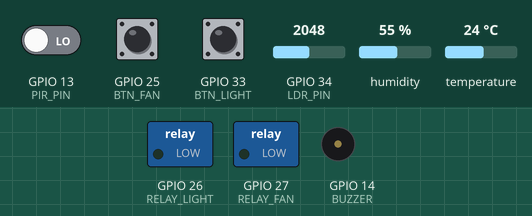
This sketch was run on a simulated ESP32. On the bench: switched loads named in the sketch (green lamp = pin HIGH), buzzer (waves = sounding, pin HIGH). Inputs (shaded band) come from the test bench; at power-on: temperature 24 °C, GPIO 34 (LDR_PIN) = 2048, GPIO 13 (PIR_PIN) LOW, GPIO 25 (BTN_FAN) HIGH, GPIO 33 (BTN_LIGHT) HIGH, humidity 55 %. WiFi joins after 1.5 s; servers stay silent unless stated; no MQTT or app messages arrive unless stated; nothing arrives over Bluetooth unless stated; a phone connects over Bluetooth LE 3 s after start; what the sketch prints to the serial monitor is not drawn.

Above: at 2.7 s.
2.8 s: temperature set to 26 °C
4.8 s: temperature set to 29 °C
At 6.0 s:
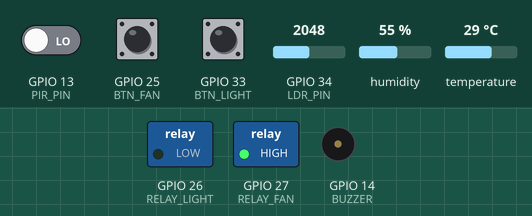
7.1 s: GPIO 34 (LDR_PIN) set to 1837
8.6 s: GPIO 34 (LDR_PIN) set to 1745
At 9.7 s:
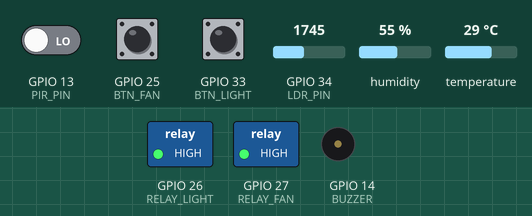
10.1 s: temperature set to 12 °C
At 12.3 s:
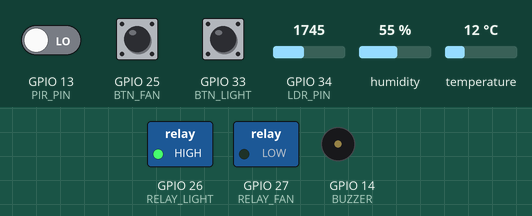
16.1 s: temperature set to 28 °C
At 18.5 s:
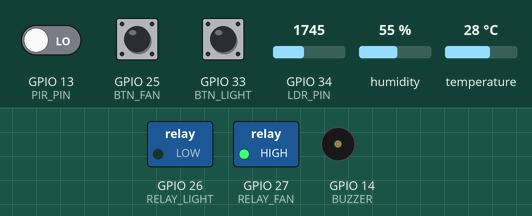
Timing chart, 0 to 20.0 s (numbered marks = the images above; inputs shaded):
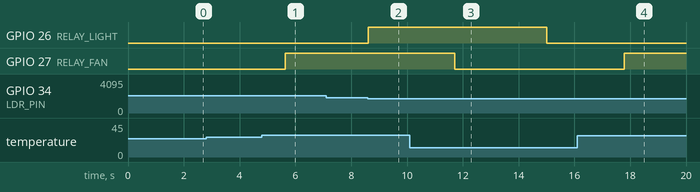

Measured:
- the behaviour switches between 27 and 28 °C on temperature (found by bisection; images 0 and 1)
- the behaviour switches between 1800 and 1799 on GPIO 34 (LDR_PIN) (found by bisection; images 1 and 2)
- after the input at 2.8 s, every drawn part: stays the same
- after the input at 4.8 s, GPIO 27 (RELAY_FAN): LOW → HIGH after 0.83 s
- after the input at 7.1 s, every drawn part: stays the same
- after the input at 8.6 s, GPIO 26 (RELAY_LIGHT): LOW → HIGH at once
- after the input at 10.1 s, GPIO 27 (RELAY_FAN): HIGH → LOW after 1.6 s
- after the input at 16.1 s, GPIO 27 (RELAY_FAN): LOW → HIGH after 1.7 s

The sketch:

esp32_home_auto.ino
```cpp
/*
  ESP32 Home Automation (Digital Logic + IoT)
  - Sensors: PIR (GPIO 13), LDR (ADC1_CH6 GPIO 34), DHT11 (GPIO 4)
  - Actuators: RELAY_LIGHT (GPIO 26), RELAY_FAN (GPIO 27), BUZZER (GPIO 14)
  - Buttons: BTN_LIGHT (GPIO 33), BTN_FAN (GPIO 25)
  - MQTT topics and Web UI for control
  - BLE UART fallback
  - Power optimization with light sleep
*/

#include <WiFi.h>
#include <WebServer.h>
#include <PubSubClient.h>
#include "DHT.h"
#include "config.h"

#define DHTPIN 4
#define DHTTYPE DHT11

// GPIOs
const int PIR_PIN = 13;
const int LDR_PIN = 34; // ADC
const int RELAY_LIGHT = 26;
const int RELAY_FAN = 27;
const int BUZZER = 14;
const int BTN_LIGHT = 33;
const int BTN_FAN = 25;

// Thresholds
int LDR_THRESHOLD = 1800; // adjust for darkness (0-4095)
float TEMP_THRESHOLD = 28.0;

DHT dht(DHTPIN, DHTTYPE);
WiFiClient espClient;
PubSubClient mqtt(espClient);
WebServer server(80);

// State
enum Mode { AUTO, ON, OFF };
Mode lightMode = AUTO;
Mode fanMode = AUTO;
Mode alarmMode = OFF;

bool pirState = false;
bool authorized = true; // if false -> intrusion alarm
bool lightOn = false;
bool fanOn = false;
bool alarmOn = false;

unsigned long lastTelemetry = 0;
unsigned long lastMotion = 0;
const unsigned long motionHoldMs = 15000; // keep light on after last motion

// --- Helpers ---
void setRelay(int pin, bool on) {
  digitalWrite(pin, on ? HIGH : LOW);
}
void publishState(const char* topic, bool on) {
  mqtt.publish(topic, on ? "ON" : "OFF", true);
}
void publishMode(const char* topic, Mode m) {
  const char* s = (m == AUTO) ? "AUTO" : (m == ON ? "ON" : "OFF");
  mqtt.publish(topic, s, true);
}
void applyLogic() {
  // Read sensors
  int ldr = analogRead(LDR_PIN);
  bool isDark = (ldr < LDR_THRESHOLD);
  float t = dht.readTemperature();
  float h = dht.readHumidity();
  if (isnan(t) || isnan(h)) { t = -100; h = -1; }

  // --- LIGHT decision ---
  bool lightDecision = false;
  if (lightMode == ON) lightDecision = true;
  else if (lightMode == OFF) lightDecision = false;
  else {
    // AUTO: light = PIR AND Dark (with hold-after-motion)
    bool motionActive = pirState || (millis() - lastMotion < motionHoldMs);
    lightDecision = motionActive && isDark;
  }

  // --- FAN decision ---
  bool fanDecision = false;
  if (fanMode == ON) fanDecision = true;
  else if (fanMode == OFF) fanDecision = false;
  else {
    // AUTO: Fan on if temp > threshold
    fanDecision = (t >= TEMP_THRESHOLD && t < 85.0);
  }

  // --- ALARM decision ---
  bool alarmDecision = false;
  if (alarmMode == ON) alarmDecision = true;
  else if (alarmMode == OFF) alarmDecision = false;
  else {
    // AUTO: Alarm on if PIR and NOT authorized
    alarmDecision = (pirState && !authorized);
  }

  // Apply outputs
  if (lightDecision != lightOn) {
    lightOn = lightDecision;
    setRelay(RELAY_LIGHT, lightOn);
    publishState(MQTT_LIGHT_STATE, lightOn);
  }
  if (fanDecision != fanOn) {
    fanOn = fanDecision;
    setRelay(RELAY_FAN, fanOn);
    publishState(MQTT_FAN_STATE, fanOn);
  }
  if (alarmDecision != alarmOn) {
    alarmOn = alarmDecision;
    digitalWrite(BUZZER, alarmOn ? HIGH : LOW);
    publishState(MQTT_ALARM_STATE, alarmOn);
  }

  // Telemetry periodically
  if (millis() - lastTelemetry > 5000) {
    lastTelemetry = millis();
    char buf[192];
    snprintf(buf, sizeof(buf),
      "{\"t\":%.1f,\"h\":%.1f,\"ldr\":%d,\"pir\":%d,\"light\":\"%s\",\"fan\":\"%s\",\"alarm\":\"%s\",\"lm\":\"%d\",\"fm\":\"%d\",\"am\":\"%d\"}",
      t, h, ldr, pirState ? 1 : 0,
      lightOn ? "ON" : "OFF",
      fanOn ? "ON" : "OFF",
      alarmOn ? "ON" : "OFF",
      (int)lightMode, (int)fanMode, (int)alarmMode);
    mqtt.publish(MQTT_TELEMETRY, buf, false);
  }
}

// --- Web UI ---
const char* PAGE = R"HTML(
<!doctype html><html><head><meta name="viewport" content="width=device-width, initial-scale=1">
<title>ESP32 Home</title>
<style>
body{font-family:system-ui,Arial;margin:20px} .card{border:1px solid #ddd;border-radius:12px;padding:16px;margin-bottom:12px}
h1{font-size:20px} button{padding:10px 14px;border-radius:10px;border:1px solid #aaa;cursor:pointer}
.grid{display:grid;gap:10px;grid-template-columns:repeat(auto-fit,minmax(160px,1fr))}
.badge{padding:6px 10px;border-radius:999px;border:1px solid #ccc}
</style></head><body>
<h1>ESP32 Home Automation</h1>
<div class="grid">
  <div class="card"><h3>Light</h3>
    <div id="ls" class="badge">state: ?</div><br/>
    <button onclick="cmd('light','ON')">ON</button>
    <button onclick="cmd('light','OFF')">OFF</button>
    <button onclick="cmd('light','AUTO')">AUTO</button>
  </div>
  <div class="card"><h3>Fan</h3>
    <div id="fs" class="badge">state: ?</div><br/>
    <button onclick="cmd('fan','ON')">ON</button>
    <button onclick="cmd('fan','OFF')">OFF</button>
    <button onclick="cmd('fan','AUTO')">AUTO</button>
  </div>
  <div class="card"><h3>Alarm</h3>
    <div id="as" class="badge">state: ?</div><br/>
    <button onclick="cmd('alarm','ON')">ON</button>
    <button onclick="cmd('alarm','OFF')">OFF</button>
    <button onclick="cmd('alarm','AUTO')">AUTO</button>
  </div>
</div>
<div class="card"><h3>Telemetry</h3><pre id="tele">loading...</pre></div>
<script>
async function cmd(dev, val){
  await fetch('/api/cmd?dev='+dev+'&val='+val);
  refresh();
}
async function refresh(){
  let r = await fetch('/api/state'); let j = await r.json();
  document.getElementById('ls').innerText = 'state: '+j.light.state+' | mode: '+j.light.mode;
  document.getElementById('fs').innerText = 'state: '+j.fan.state+' | mode: '+j.fan.mode;
  document.getElementById('as').innerText = 'state: '+j.alarm.state+' | mode: '+j.alarm.mode;
  document.getElementById('tele').innerText = JSON.stringify(j.telemetry,null,2);
}
setInterval(refresh, 3000); refresh();
</script>
</body></html>
)HTML";

String modeToStr(Mode m){ return m==AUTO?"AUTO":(m==ON?"ON":"OFF"); }

void handleRoot(){ server.send(200, "text/html", PAGE); }
void handleState(){
  int ldr = analogRead(LDR_PIN);
  float t = dht.readTemperature();
  float h = dht.readHumidity();
  String json = "{";
  json += "\"light\":{\"state\":\""+ String(lightOn?"ON":"OFF") +"\",\"mode\":\""+modeToStr(lightMode)+"\"},";
  json += "\"fan\":{\"state\":\""+ String(fanOn?"ON":"OFF") +"\",\"mode\":\""+modeToStr(fanMode)+"\"},";
  json += "\"alarm\":{\"state\":\""+ String(alarmOn?"ON":"OFF") +"\",\"mode\":\""+modeToStr(alarmMode)+"\"},";
  json += "\"telemetry\":{\"t\":"+String(t,1)+",\"h\":"+String(h,1)+",\"ldr\":"+String(ldr)+",\"pir\":"+(pirState?String(1):String(0))+"}";
  json += "}";
  server.send(200, "application/json", json);
}
void handleCmd(){
  String dev = server.arg("dev");
  String val = server.arg("val");
  Mode m = AUTO;
  if (val=="ON") m = ON; else if (val=="OFF") m = OFF; else m = AUTO;
  if (dev=="light") { lightMode = m; publishMode(MQTT_LIGHT_MODE, lightMode); }
  if (dev=="fan")   { fanMode = m; publishMode(MQTT_FAN_MODE, fanMode); }
  if (dev=="alarm") { alarmMode = m; publishMode(MQTT_ALARM_MODE, alarmMode); }
  applyLogic();
  server.send(200, "text/plain", "OK");
}

// --- MQTT ---
void onMqttMessage(char* topic, byte* payload, unsigned int len){
  String msg; for(unsigned int i=0;i<len;i++) msg += (char)payload[i];
  auto setMode = [&](const String& dev, Mode &m){
    if (msg=="ON") m=ON; else if (msg=="OFF") m=OFF; else m=AUTO;
  };
  if (String(topic)==MQTT_LIGHT_CMD) { setMode("light", lightMode); publishMode(MQTT_LIGHT_MODE, lightMode); }
  if (String(topic)==MQTT_FAN_CMD)   { setMode("fan", fanMode); publishMode(MQTT_FAN_MODE, fanMode); }
  if (String(topic)==MQTT_ALARM_CMD) { setMode("alarm", alarmMode); publishMode(MQTT_ALARM_MODE, alarmMode); }
  applyLogic();
}

void connectWifi(){
  WiFi.mode(WIFI_STA);
  WiFi.begin(WIFI_SSID, WIFI_PASS);
  Serial.printf("Connecting to %s", WIFI_SSID);
  int tries=0;
  while (WiFi.status()!=WL_CONNECTED && tries<40){
    delay(500); Serial.print(".");
    tries++;
  }
  Serial.println();
  if (WiFi.status()==WL_CONNECTED){
    Serial.print("WiFi OK. IP: "); Serial.println(WiFi.localIP());
  } else {
    Serial.println("WiFi FAILED (continuing with BLE/local)");
  }
}

void connectMqtt(){
  mqtt.setServer(MQTT_BROKER, MQTT_PORT);
  mqtt.setCallback(onMqttMessage);
  if (WiFi.status()!=WL_CONNECTED) return;
  String cid = "esp32-home-" + String((uint32_t)ESP.getEfuseMac(), HEX);
  if (mqtt.connect(cid.c_str())){
    mqtt.subscribe(MQTT_LIGHT_CMD);
    mqtt.subscribe(MQTT_FAN_CMD);
    mqtt.subscribe(MQTT_ALARM_CMD);
    publishMode(MQTT_LIGHT_MODE, lightMode);
    publishMode(MQTT_FAN_MODE, fanMode);
    publishMode(MQTT_ALARM_MODE, alarmMode);
    Serial.println("MQTT connected");
  } else {
    Serial.println("MQTT connect failed");
  }
}

// --- BLE UART (optional minimal) ---
#include "BLEDevice.h"
#include "BLEUtils.h"
#include "BLEServer.h"

BLEServer *pServer = nullptr;
BLECharacteristic *pTxCharacteristic;
bool deviceConnected = false;

#define SERVICE_UUID        "6E400001-B5A3-F393-E0A9-E50E24DCCA9E"
#define CHARACTERISTIC_UUID_RX "6E400002-B5A3-F393-E0A9-E50E24DCCA9E"
#define CHARACTERISTIC_UUID_TX "6E400003-B5A3-F393-E0A9-E50E24DCCA9E"

class MyServerCallbacks: public BLEServerCallbacks {
  void onConnect(BLEServer* pServer) { deviceConnected = true; }
  void onDisconnect(BLEServer* pServer) { deviceConnected = false; }
};

class MyCallbacks: public BLECharacteristicCallbacks {
  void onWrite(BLECharacteristic *pCharacteristic) {
    std::string rx = pCharacteristic->getValue();
    String s = String(rx.c_str()); s.trim(); s.toUpperCase();
    if (s.indexOf("LIGHT ")==0){
      String v = s.substring(6); if (v=="ON") lightMode=ON; else if (v=="OFF") lightMode=OFF; else lightMode=AUTO;
    } else if (s.indexOf("FAN ")==0){
      String v = s.substring(4); if (v=="ON") fanMode=ON; else if (v=="OFF") fanMode=OFF; else fanMode=AUTO;
    } else if (s.indexOf("ALARM ")==0){
      String v = s.substring(6); if (v=="ON") alarmMode=ON; else if (v=="OFF") alarmMode=OFF; else alarmMode=AUTO;
    } else if (s.indexOf("TEMP ")==0){
      TEMP_THRESHOLD = s.substring(5).toFloat();
    } else if (s.indexOf("LDR ")==0){
      LDR_THRESHOLD = s.substring(4).toInt();
    }
    applyLogic();
  }
};

void setupBLE(){
  BLEDevice::init("ESP32-Home");
  pServer = BLEDevice::createServer();
  pServer->setCallbacks(new MyServerCallbacks());
  BLEService *pService = pServer->createService(SERVICE_UUID);
  pTxCharacteristic = pService->createCharacteristic(CHARACTERISTIC_UUID_TX, BLECharacteristic::PROPERTY_NOTIFY);
  pTxCharacteristic->addDescriptor(new BLE2902());
  BLECharacteristic * pRxCharacteristic = pService->createCharacteristic(CHARACTERISTIC_UUID_RX, BLECharacteristic::PROPERTY_WRITE);
  pRxCharacteristic->setCallbacks(new MyCallbacks());
  pService->start();
  pServer->getAdvertising()->start();
}

// --- ISR & buttons ---
volatile bool btnLightPressed=false, btnFanPressed=false;
void IRAM_ATTR onBtnLight(){ btnLightPressed=true; }
void IRAM_ATTR onBtnFan(){ btnFanPressed=true; }
void IRAM_ATTR onPir(){
  pirState = digitalRead(PIR_PIN)==HIGH;
  if (pirState) lastMotion = millis();
}

// --- Setup ---
void setup(){
  Serial.begin(115200);
  pinMode(PIR_PIN, INPUT);
  pinMode(LDR_PIN, INPUT);
  pinMode(RELAY_LIGHT, OUTPUT);
  pinMode(RELAY_FAN, OUTPUT);
  pinMode(BUZZER, OUTPUT);
  pinMode(BTN_LIGHT, INPUT_PULLUP);
  pinMode(BTN_FAN, INPUT_PULLUP);
  attachInterrupt(digitalPinToInterrupt(PIR_PIN), onPir, CHANGE);
  attachInterrupt(digitalPinToInterrupt(BTN_LIGHT), onBtnLight, FALLING);
  attachInterrupt(digitalPinToInterrupt(BTN_FAN), onBtnFan, FALLING);

  dht.begin();

  // Networking
  connectWifi();
  if (WiFi.status()==WL_CONNECTED){
    connectMqtt();
  }
  setupBLE(); // will remain active; can be disabled when MQTT is stable

  // Web
  server.on("/", handleRoot);
  server.on("/api/state", handleState);
  server.on("/api/cmd", handleCmd);
  server.begin();

  // Initial states
  setRelay(RELAY_LIGHT, false);
  setRelay(RELAY_FAN, false);
  digitalWrite(BUZZER, LOW);

  Serial.println("Setup complete.");
}

// --- Loop ---
void loop(){
  if (WiFi.status()==WL_CONNECTED){
    if (!mqtt.connected()) connectMqtt();
    mqtt.loop();
  }
  server.handleClient();

  // Handle buttons (toggle between ON and AUTO quickly)
  if (btnLightPressed){ btnLightPressed=false; lightMode = (lightMode==ON?AUTO:ON); publishMode(MQTT_LIGHT_MODE, lightMode); }
  if (btnFanPressed){ btnFanPressed=false; fanMode = (fanMode==ON?AUTO:ON); publishMode(MQTT_FAN_MODE, fanMode); }

  // Update PIR state (backup if interrupt missed)
  bool p = digitalRead(PIR_PIN)==HIGH;
  if (p && !pirState){ lastMotion = millis(); }
  pirState = p;

  applyLogic();

  // Light sleep when idle (no motion and not alarming)
  if (!pirState && !alarmOn){
    // Short light sleep to save power but maintain Wi‑Fi
    delay(10); // simple placeholder; deeper light sleep can be configured
  } else {
    delay(5);
  }
}
```

config.example.h
```cpp
// Copy to config.h and edit your credentials
#pragma once

// Wi‑Fi
#define WIFI_SSID "YourWiFiSSID"
#define WIFI_PASS "YourWiFiPassword"

// MQTT
#define MQTT_BROKER "test.mosquitto.org"
#define MQTT_PORT 1883

// Topics
#define MQTT_LIGHT_CMD   "home/room1/light/cmd"
#define MQTT_FAN_CMD     "home/room1/fan/cmd"
#define MQTT_ALARM_CMD   "home/room1/alarm/cmd"
#define MQTT_LIGHT_STATE "home/room1/light/state"
#define MQTT_FAN_STATE   "home/room1/fan/state"
#define MQTT_ALARM_STATE "home/room1/alarm/state"
#define MQTT_LIGHT_MODE  "home/room1/light/mode"
#define MQTT_FAN_MODE    "home/room1/fan/mode"
#define MQTT_ALARM_MODE  "home/room1/alarm/mode"
#define MQTT_TELEMETRY   "home/room1/telemetry"
```
